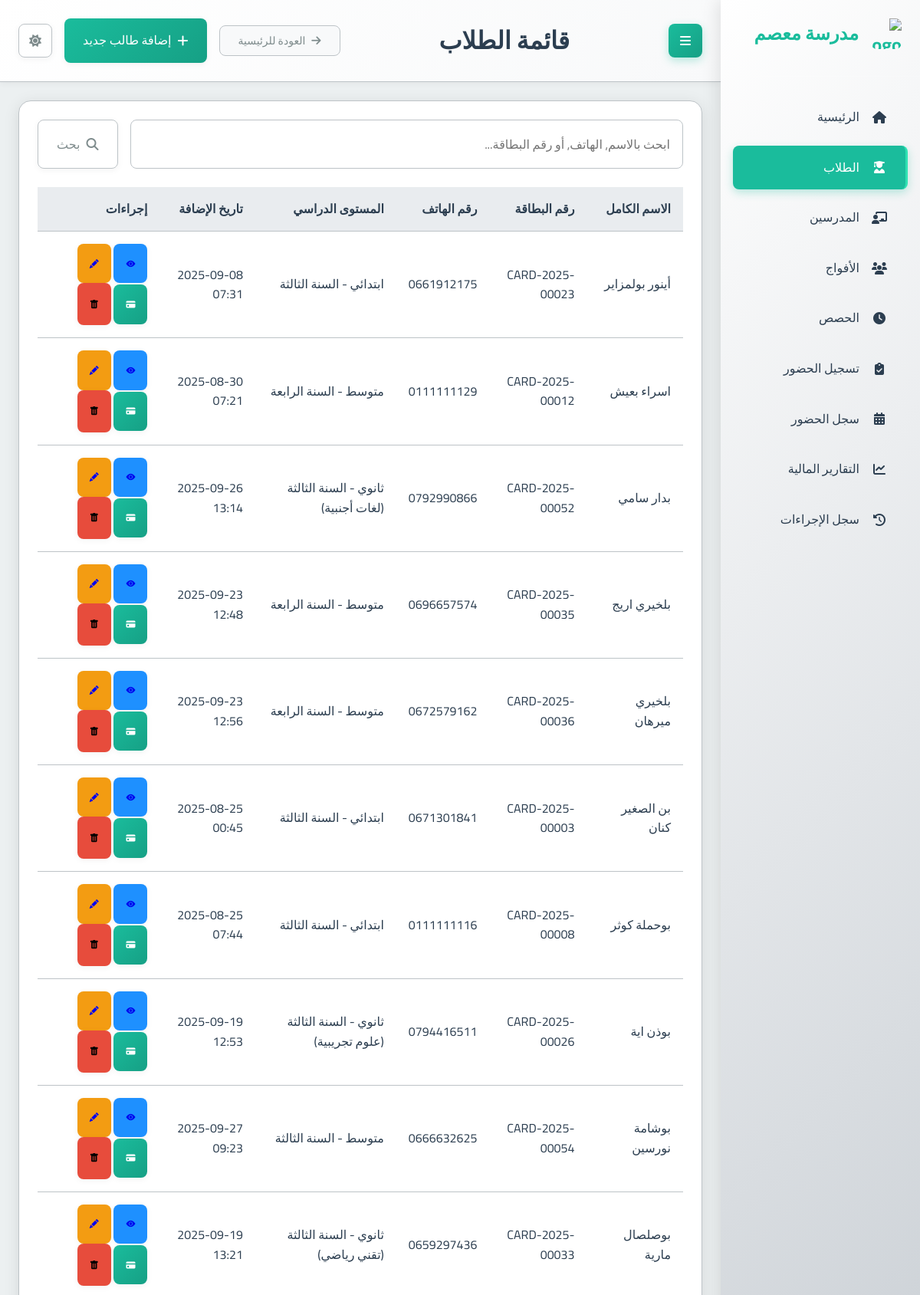
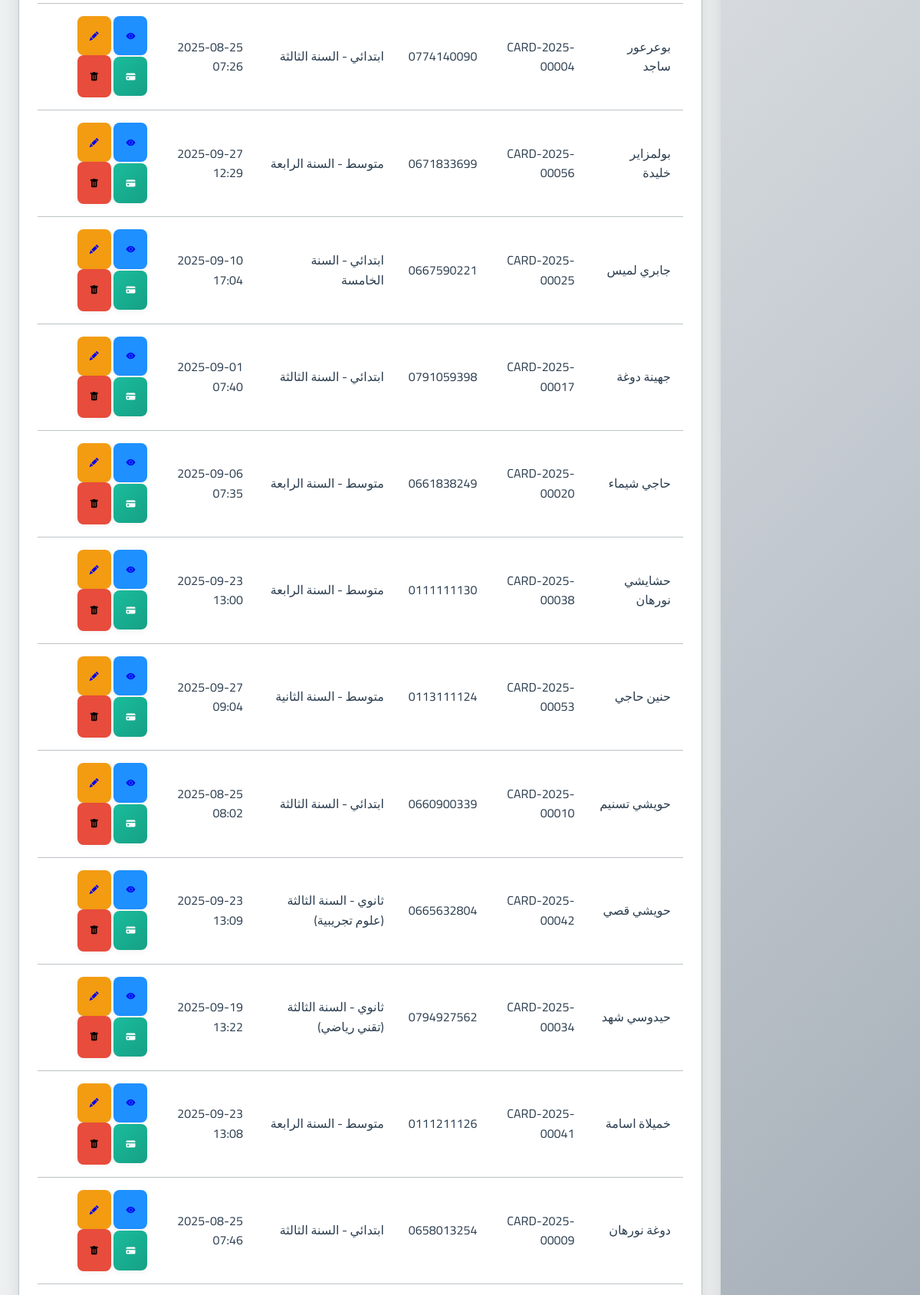
The page /students/ (upper part) on the database its author committed (2 pictures, top to bottom).
### school_app/models.py (models this page shows, shortened)
class Student(models.Model):
    full_name = models.CharField(max_length=201, verbose_name="الاسم الكامل")
    phone_number = models.CharField(max_length=20, null=True, blank=True, verbose_name="رقم هاتف الطالب")
    guardian_phone = models.CharField(max_length=20, null=True, blank=True, verbose_name="رقم هاتف الولي")
    birth_day = models.IntegerField(verbose_name="يوم الميلاد")
    birth_month = models.IntegerField(verbose_name="شهر الميلاد")
    birth_year = models.IntegerField(verbose_name="سنة الميلاد")
    academic_level = models.ForeignKey(AcademicLevel, on_delete=models.PROTECT, verbose_name="المستوى الدراسي")
    registration_fee_paid = models.BooleanField(default=False, verbose_name="رسوم التسجيل مدفوعة")
    card_number = models.CharField(max_length=20, unique=True, blank=True, null=True, verbose_name="رقم البطاقة")
    prepaid_balance = models.DecimalField(max_digits=10, decimal_places=2, default=Decimal('0.00'), verbose_name="رصيد مدفوع مقدماً")
    created_at = models.DateTimeField(auto_now_add=True, verbose_name="تاريخ الإنشاء")
    class Meta:
        verbose_name = "طالب"
        verbose_name_plural = "الطلاب"

class AcademicLevel(models.Model):
    name = models.CharField(max_length=100, verbose_name="الاسم")
    category = models.CharField(max_length=50, choices=[
        ('PRIMARY', 'ابتدائي'),
        ('MIDDLE', 'متوسط'),
        ('HIGH', 'ثانوي')
    ], verbose_name="الفئة")
    class Meta:
        verbose_name = "المستوى الدراسي"
        verbose_name_plural = "المستويات الدراسية"

### school_app/views.py (the view)
# urls.py: path('students/', views.student_list, name='student_list'),
def student_list(request):
    query = request.GET.get('q', '').strip()
    students_qs = Student.objects.all()  # Start with all students
    if query:
        students_qs = students_qs.filter(
            Q(full_name__icontains=query) |
            Q(phone_number__icontains=query) |
            Q(card_number__icontains=query)
        )
    students = students_qs.order_by('full_name') # Apply ordering after filtering
    context = {
        'students': students,
        'page_title': 'قائمة الطلاب',
        'search_query': query # Pass the query back to the template
    }
    return render(request, 'school_app/student_list.html', context)

### templates/school_app/student_list.html (shortened to what this page needs)
{% extends "base.html" %}
{% block page_title %}{{ page_title|default:"قائمة الطلاب" }}{% endblock %}
{% block header_actions %}
  <a href="{% url 'add_student' %}" class="btn btn-primary">
    <i class="fas fa-plus"></i> إضافة طالب جديد
  </a>
{% endblock %}
{% block content %}
<div class="card">
  <div class="card-body">
    <form method="get" action="{% url 'student_list' %}" class="mb-3">
      <div class="input-group">
        <input type="text" name="q" class="form-control" placeholder="ابحث بالاسم, الهاتف, أو رقم البطاقة..." value="{{ search_query|default:'' }}">
        <div class="input-group-append">
          <button class="btn btn-outline-secondary" type="submit">
            <i class="fas fa-search"></i> بحث
          </button>
        </div>
      </div>
    </form>
    {% if students %}
      <div class="table-container">
        <table class="table table-striped">
          <thead>
            <tr>
              <th>الاسم الكامل</th>
              <th>رقم البطاقة</th>
              <th>رقم الهاتف</th>
              <th>المستوى الدراسي</th>
              <th>تاريخ الإضافة</th>
              <th>إجراءات</th>
            </tr>
          </thead>
          <tbody>
            {% for student in students %}
              <tr>
                <td>{{ student.full_name }}</td>
                <td>{{ student.card_number|default:"N/A" }}</td>
                <td dir="ltr">{{ student.phone_number }}</td>
                <td>{{ student.academic_level.get_category_display }} - {{ student.academic_level.name }}</td>
                <td>{{ student.created_at|date:"Y-m-d H:i" }}</td>
                <td>
                  <a href="{% url 'student_detail' student.id %}" class="btn btn-sm btn-info" title="عرض التفاصيل"> <i class="bi bi-eye-fill"></i><span class="sr-only">عرض التفاصيل</span></a>
                  <a href="{% url 'edit_student' student.id %}" class="btn btn-sm btn-warning" title="تعديل"> <i class="bi bi-pencil-fill"></i><span class="sr-only">تعديل</span></a>
                  <a href="{% url 'student_monthly_payment' student_id=student.id %}" class="btn btn-sm btn-primary" title="الدفع الشهري"><i class="bi bi-credit-card-fill"></i><span class="sr-only">الدفع الشهري</span></a>
                  <form action="{% url 'delete_student' student.id %}" method="post" style="display: inline;" onsubmit="return confirm('هل أنت متأكد أنك تريد حذف هذا الطالب؟ قد يؤدي هذا إلى حذف سجلات الحضور والمدفوعات المتعلقة به بشكل دائم.');">
                      <button type="submit" class="btn btn-danger btn-sm" title="حذف"><i class="bi bi-trash-fill"></i><span class="sr-only">حذف</span></button>
                  </form>
                </td>
              </tr>
            {% endfor %}
          </tbody>
        </table>
      </div>
    {% else %}
      <p class="text-center text-muted">لا يوجد طلاب مسجلون حالياً.</p>
      <div class="text-center mt-3">
         <a href="{% url 'add_student' %}" class="btn btn-primary">إضافة طالب جديد</a>
      </div>
    {% endif %}
  </div>
</div>
{% endblock %}

### static/css/main.css (style rules this page uses)
:root { --primary-color: #2c3e50; --primary-light: #34495e; --primary-darker: #1a252f; --accent-color: #1abc9c; --accent-light: #2fe2b3; --accent-dark: #16a085; --text-color: #2c3e50; --text-secondary: #7f8c8d; --text-on-primary: #ffffff; --text-on-accent: #ffffff; --text-nav: #2c3e50; --background-color: #ecf0f1; --card-background: #ffffff; --input-background: #ffffff; --border-color: #bdc3c7; --input-border-color: #bdc3c7; --success-color: #2ecc71; --warning-color: #f39c12; --error-color: #e74c3c; --info-color: #1E90FF; --table-header-background: #e9ecef; --table-row-hover-background: #f8f9fa; --box-shadow-color: rgba(0, 0, 0, 0.1); --box-shadow-color-hover: rgba(0, 0, 0, 0.15); --box-shadow-soft-color: rgba(0, 0, 0, 0.05); --subtle-background: #f8f9fa; --spacing-xs: 8px; --spacing-sm: 16px; --spacing-md: 24px; --spacing-lg: 32px; --spacing-xl: 48px; --font-family: 'Cairo', sans-serif; --font-size-xs: 12px; --font-size-sm: 14px; --font-size-md: 16px; --font-size-lg: 20px; --font-size-xl: 24px; --font-size-xxl: 32px; --border-radius-sm: 4px; --border-radius-md: 8px; --border-radius-lg: 16px; --transition-fast: 0.2s ease; --transition-normal: 0.3s ease; --transition-slow: 0.5s ease; --sidebar-width: 260px; }
* { margin: 0; padding: 0; box-sizing: border-box; direction: rtl; }
html { direction: rtl; font-size: 16px; }
body { font-family: var(--font-family); background-color: var(--background-color); color: var(--text-color); line-height: 1.6; transition: background-color var(--transition-normal), color var(--transition-normal); overflow-x: hidden; }
.btn-warning { background: var(--warning-color); }
.btn-danger { background: var(--error-color); }
.btn-info { background: var(--info-color); }
.card { background-color: var(--card-background); border-radius: var(--border-radius-lg); box-shadow: 0 4px 20px var(--box-shadow-color); margin-bottom: var(--spacing-md); overflow: hidden; transition: all var(--transition-normal); border: 1px solid var(--border-color); }
.card-body { padding: var(--spacing-md); color: var(--text-color); }
.btn { font-family: var(--font-family); padding: var(--spacing-sm) var(--spacing-md); border: none; border-radius: var(--border-radius-md); cursor: pointer; font-size: var(--font-size-md); font-weight: 500; text-decoration: none; display: inline-flex; align-items: center; gap: var(--spacing-xs); transition: all var(--transition-fast); box-shadow: 0 2px 8px var(--box-shadow-soft-color); }
.btn-primary { background: linear-gradient(135deg, var(--accent-color) 0%, var(--accent-dark) 100%); color: var(--text-on-accent); }
.btn-outline-secondary { background-color: transparent; border: 1px solid var(--border-color); color: var(--text-secondary); }
input, select, textarea { font-family: var(--font-family); width: 100%; padding: var(--spacing-sm); border: 1px solid var(--input-border-color); border-radius: var(--border-radius-md); background-color: var(--input-background); color: var(--text-color); font-size: var(--font-size-md); transition: all var(--transition-fast); }
.btn-sm { font-size: 12px; padding: 1rem; }
.mb-3 { margin-bottom: var(--spacing-md); }
.input-group { display: flex; gap: var(--spacing-sm); }
.table-container { overflow-x: auto; }
table { width: 100%; border-collapse: collapse; }
th, td { padding: var(--spacing-sm); text-align: right; border-bottom: 1px solid var(--border-color); }
th { background-color: var(--table-header-background); font-weight: 600; color: var(--text-color); }

### rows shown on the page
Student: full_name "أينور بولمزاير", card_number "CARD-2025-00023", phone_number "0661912175", academic_level.category "ابتدائي", academic_level.name "السنة الثالثة", created_at "2025-09-08 07:31"
Student: full_name "اسراء بعيش", card_number "CARD-2025-00012", phone_number "0111111129", academic_level.category "متوسط", academic_level.name "السنة الرابعة", created_at "2025-08-30 07:21"
Student: full_name "بدار سامي", card_number "CARD-2025-00052", phone_number "0792990866", academic_level.category "ثانوي", academic_level.name "السنة الثالثة (لغات أجنبية)", created_at "2025-09-26 13:14"
Student: full_name "بلخيري اريج", card_number "CARD-2025-00035", phone_number "0696657574", academic_level.category "متوسط", academic_level.name "السنة الرابعة", created_at "2025-09-23 12:48"
Student: full_name "بلخيري ميرهان", card_number "CARD-2025-00036", phone_number "0672579162", academic_level.category "متوسط", academic_level.name "السنة الرابعة", created_at "2025-09-23 12:56"
Student: full_name "بن الصغير كنان", card_number "CARD-2025-00003", phone_number "0671301841", academic_level.category "ابتدائي", academic_level.name "السنة الثالثة", created_at "2025-08-25 00:45"
Student: full_name "بوحملة كوثر", card_number "CARD-2025-00008", phone_number "0111111116", academic_level.category "ابتدائي", academic_level.name "السنة الثالثة", created_at "2025-08-25 07:44"
Student: full_name "بوذن اية", card_number "CARD-2025-00026", phone_number "0794416511", academic_level.category "ثانوي", academic_level.name "السنة الثالثة (علوم تجريبية)", created_at "2025-09-19 12:53"
Student: full_name "بوشامة نورسين", card_number "CARD-2025-00054", phone_number "0666632625", academic_level.category "متوسط", academic_level.name "السنة الثالثة", created_at "2025-09-27 09:23"
Student: full_name "بوصلصال مارية", card_number "CARD-2025-00033", phone_number "0659297436", academic_level.category "ثانوي", academic_level.name "السنة الثالثة (تقني رياضي)", created_at "2025-09-19 13:21"
Student: full_name "بوعرعور ساجد", card_number "CARD-2025-00004", phone_number "0774140090", academic_level.category "ابتدائي", academic_level.name "السنة الثالثة", created_at "2025-08-25 07:26"
Student: full_name "بولمزاير خليدة", card_number "CARD-2025-00056", phone_number "0671833699", academic_level.category "متوسط", academic_level.name "السنة الرابعة", created_at "2025-09-27 12:29"
Student: full_name "جابري لميس", card_number "CARD-2025-00025", phone_number "0667590221", academic_level.category "ابتدائي", academic_level.name "السنة الخامسة", created_at "2025-09-10 17:04"
Student: full_name "جهينة دوغة", card_number "CARD-2025-00017", phone_number "0791059398", academic_level.category "ابتدائي", academic_level.name "السنة الثالثة", created_at "2025-09-01 07:40"
Student: full_name "حاجي شيماء", card_number "CARD-2025-00020", phone_number "0661838249", academic_level.category "متوسط", academic_level.name "السنة الرابعة", created_at "2025-09-06 07:35"
Student: full_name "حشايشي نورهان", card_number "CARD-2025-00038", phone_number "0111111130", academic_level.category "متوسط", academic_level.name "السنة الرابعة", created_at "2025-09-23 13:00"
Student: full_name "حنين حاجي", card_number "CARD-2025-00053", phone_number "0113111124", academic_level.category "متوسط", academic_level.name "السنة الثانية", created_at "2025-09-27 09:04"
Student: full_name "حويشي تسنيم", card_number "CARD-2025-00010", phone_number "0660900339", academic_level.category "ابتدائي", academic_level.name "السنة الثالثة", created_at "2025-08-25 08:02"
Student: full_name "حويشي قصي", card_number "CARD-2025-00042", phone_number "0665632804", academic_level.category "ثانوي", academic_level.name "السنة الثالثة (علوم تجريبية)", created_at "2025-09-23 13:09"
Student: full_name "حيدوسي شهد", card_number "CARD-2025-00034", phone_number "0794927562", academic_level.category "ثانوي", academic_level.name "السنة الثالثة (تقني رياضي)", created_at "2025-09-19 13:22"
Student: full_name "خميلاة اسامة", card_number "CARD-2025-00041", phone_number "0111211126", academic_level.category "متوسط", academic_level.name "السنة الرابعة", created_at "2025-09-23 13:08"
Student: full_name "دوغة نورهان", card_number "CARD-2025-00009", phone_number "0658013254", academic_level.category "ابتدائي", academic_level.name "السنة الثالثة", created_at "2025-08-25 07:46"

### other values the page prints
{{ page_title|default:"قائمة الطلاب" }} "قائمة الطلاب"
